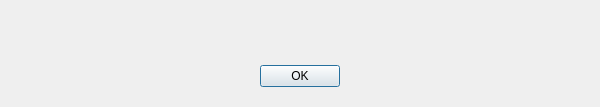
<?xml version="1.0" encoding="UTF-8"?>
<ui version="4.0">
 <class>Dialog</class>
 <widget class="QDialog" name="Dialog">
  <property name="geometry">
   <rect>
    <x>0</x>
    <y>0</y>
    <width>600</width>
    <height>107</height>
   </rect>
  </property>
  <property name="windowTitle">
   <string>Notice</string>
  </property>
  <layout class="QVBoxLayout" name="verticalLayout">
   <item>
    <widget class="QLabel" name="notice_label">
     <property name="cursor">
      <cursorShape>ArrowCursor</cursorShape>
     </property>
     <property name="text">
      <string/>
     </property>
     <property name="alignment">
      <set>Qt::AlignCenter</set>
     </property>
    </widget>
   </item>
   <item>
    <widget class="QWidget" name="widget" native="true">
     <layout class="QHBoxLayout" name="horizontalLayout">
      <item>
       <widget class="QPushButton" name="ok_button">
        <property name="sizePolicy">
         <sizepolicy hsizetype="Fixed" vsizetype="Fixed">
          <horstretch>0</horstretch>
          <verstretch>0</verstretch>
         </sizepolicy>
        </property>
        <property name="cursor">
         <cursorShape>PointingHandCursor</cursorShape>
        </property>
        <property name="text">
         <string>OK</string>
        </property>
       </widget>
      </item>
     </layout>
    </widget>
   </item>
  </layout>
 </widget>
 <resources/>
 <connections/>
</ui>
